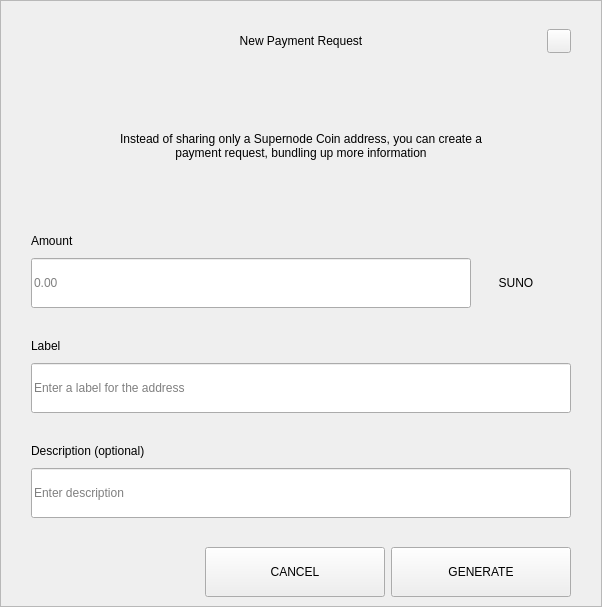
<?xml version="1.0" encoding="UTF-8"?>
<ui version="4.0">
 <class>RequestDialog</class>
 <widget class="QDialog" name="RequestDialog">
  <property name="geometry">
   <rect>
    <x>0</x>
    <y>0</y>
    <width>602</width>
    <height>607</height>
   </rect>
  </property>
  <property name="windowTitle">
   <string>Dialog</string>
  </property>
  <layout class="QVBoxLayout" name="verticalLayout_5">
   <property name="spacing">
    <number>0</number>
   </property>
   <property name="leftMargin">
    <number>0</number>
   </property>
   <property name="topMargin">
    <number>0</number>
   </property>
   <property name="rightMargin">
    <number>0</number>
   </property>
   <property name="bottomMargin">
    <number>0</number>
   </property>
   <item>
    <widget class="QFrame" name="frame">
     <property name="styleSheet">
      <string notr="true"/>
     </property>
     <property name="frameShape">
      <enum>QFrame::StyledPanel</enum>
     </property>
     <property name="frameShadow">
      <enum>QFrame::Raised</enum>
     </property>
     <layout class="QVBoxLayout" name="verticalLayout_4" stretch="1,0,0">
      <property name="spacing">
       <number>0</number>
      </property>
      <property name="leftMargin">
       <number>30</number>
      </property>
      <property name="topMargin">
       <number>20</number>
      </property>
      <property name="rightMargin">
       <number>30</number>
      </property>
      <property name="bottomMargin">
       <number>0</number>
      </property>
      <item>
       <layout class="QHBoxLayout" name="horizontalLayout_3">
        <property name="spacing">
         <number>0</number>
        </property>
        <item>
         <spacer name="horizontalSpacer_21">
          <property name="orientation">
           <enum>Qt::Horizontal</enum>
          </property>
          <property name="sizeHint" stdset="0">
           <size>
            <width>40</width>
            <height>20</height>
           </size>
          </property>
         </spacer>
        </item>
        <item>
         <widget class="QLabel" name="labelTitle">
          <property name="minimumSize">
           <size>
            <width>0</width>
            <height>40</height>
           </size>
          </property>
          <property name="maximumSize">
           <size>
            <width>16777215</width>
            <height>40</height>
           </size>
          </property>
          <property name="styleSheet">
           <string notr="true">padding-left:24px;</string>
          </property>
          <property name="text">
           <string>New Payment Request</string>
          </property>
          <property name="alignment">
           <set>Qt::AlignCenter</set>
          </property>
          <property name="margin">
           <number>7</number>
          </property>
         </widget>
        </item>
        <item>
         <spacer name="horizontalSpacer">
          <property name="orientation">
           <enum>Qt::Horizontal</enum>
          </property>
          <property name="sizeHint" stdset="0">
           <size>
            <width>40</width>
            <height>20</height>
           </size>
          </property>
         </spacer>
        </item>
        <item>
         <widget class="QPushButton" name="btnEsc">
          <property name="minimumSize">
           <size>
            <width>24</width>
            <height>24</height>
           </size>
          </property>
          <property name="maximumSize">
           <size>
            <width>24</width>
            <height>24</height>
           </size>
          </property>
          <property name="focusPolicy">
           <enum>Qt::NoFocus</enum>
          </property>
          <property name="text">
           <string/>
          </property>
         </widget>
        </item>
       </layout>
      </item>
      <item>
       <widget class="QStackedWidget" name="stack">
        <property name="minimumSize">
         <size>
          <width>540</width>
          <height>0</height>
         </size>
        </property>
        <property name="maximumSize">
         <size>
          <width>540</width>
          <height>16777215</height>
         </size>
        </property>
        <property name="currentIndex">
         <number>0</number>
        </property>
        <widget class="QWidget" name="page_1">
         <property name="minimumSize">
          <size>
           <width>540</width>
           <height>0</height>
          </size>
         </property>
         <property name="maximumSize">
          <size>
           <width>540</width>
           <height>16777215</height>
          </size>
         </property>
         <layout class="QVBoxLayout" name="layout1">
          <property name="spacing">
           <number>0</number>
          </property>
          <property name="leftMargin">
           <number>0</number>
          </property>
          <property name="topMargin">
           <number>0</number>
          </property>
          <property name="rightMargin">
           <number>0</number>
          </property>
          <property name="bottomMargin">
           <number>0</number>
          </property>
          <item>
           <spacer name="verticalSpacer_21">
            <property name="orientation">
             <enum>Qt::Vertical</enum>
            </property>
            <property name="sizeType">
             <enum>QSizePolicy::Fixed</enum>
            </property>
            <property name="sizeHint" stdset="0">
             <size>
              <width>20</width>
              <height>30</height>
             </size>
            </property>
           </spacer>
          </item>
          <item alignment="Qt::AlignHCenter">
           <widget class="QLabel" name="labelMessage">
            <property name="minimumSize">
             <size>
              <width>400</width>
              <height>50</height>
             </size>
            </property>
            <property name="text">
             <string>Instead of sharing only a Supernode Coin address, you can create a payment request, bundling up more information</string>
            </property>
            <property name="alignment">
             <set>Qt::AlignCenter</set>
            </property>
            <property name="wordWrap">
             <bool>true</bool>
            </property>
           </widget>
          </item>
          <item alignment="Qt::AlignBottom">
           <widget class="QWidget" name="containerAmount" native="true">
            <layout class="QVBoxLayout" name="verticalLayout">
             <property name="spacing">
              <number>9</number>
             </property>
             <property name="leftMargin">
              <number>0</number>
             </property>
             <property name="topMargin">
              <number>0</number>
             </property>
             <property name="rightMargin">
              <number>0</number>
             </property>
             <property name="bottomMargin">
              <number>0</number>
             </property>
             <item>
              <widget class="QLabel" name="labelSubtitleAmount">
               <property name="minimumSize">
                <size>
                 <width>350</width>
                 <height>16</height>
                </size>
               </property>
               <property name="maximumSize">
                <size>
                 <width>16777215</width>
                 <height>16</height>
                </size>
               </property>
               <property name="text">
                <string>Amount</string>
               </property>
              </widget>
             </item>
             <item alignment="Qt::AlignTop">
              <widget class="QWidget" name="layoutAmount" native="true">
               <layout class="QHBoxLayout" name="horizontalLayout" stretch="2,0">
                <property name="spacing">
                 <number>0</number>
                </property>
                <property name="leftMargin">
                 <number>0</number>
                </property>
                <property name="topMargin">
                 <number>0</number>
                </property>
                <property name="rightMargin">
                 <number>0</number>
                </property>
                <property name="bottomMargin">
                 <number>0</number>
                </property>
                <item>
                 <widget class="QLineEdit" name="lineEditAmount">
                  <property name="minimumSize">
                   <size>
                    <width>0</width>
                    <height>50</height>
                   </size>
                  </property>
                  <property name="maximumSize">
                   <size>
                    <width>16777215</width>
                    <height>50</height>
                   </size>
                  </property>
                  <property name="placeholderText">
                   <string notr="true">0.00</string>
                  </property>
                 </widget>
                </item>
                <item>
                 <widget class="QWidget" name="comboContainer" native="true">
                  <property name="minimumSize">
                   <size>
                    <width>100</width>
                    <height>50</height>
                   </size>
                  </property>
                  <property name="maximumSize">
                   <size>
                    <width>16777215</width>
                    <height>50</height>
                   </size>
                  </property>
                  <layout class="QHBoxLayout" name="horizontalLayout_31">
                   <property name="spacing">
                    <number>0</number>
                   </property>
                   <property name="leftMargin">
                    <number>0</number>
                   </property>
                   <property name="topMargin">
                    <number>0</number>
                   </property>
                   <property name="rightMargin">
                    <number>10</number>
                   </property>
                   <property name="bottomMargin">
                    <number>0</number>
                   </property>
                   <item>
                    <widget class="QLabel" name="comboBoxCoin">
                     <property name="text">
                      <string>SUNO</string>
                     </property>
                     <property name="alignment">
                      <set>Qt::AlignCenter</set>
                     </property>
                    </widget>
                   </item>
                  </layout>
                 </widget>
                </item>
               </layout>
              </widget>
             </item>
            </layout>
           </widget>
          </item>
          <item>
           <spacer name="verticalSpacer_31">
            <property name="orientation">
             <enum>Qt::Vertical</enum>
            </property>
            <property name="sizeType">
             <enum>QSizePolicy::Fixed</enum>
            </property>
            <property name="sizeHint" stdset="0">
             <size>
              <width>20</width>
              <height>30</height>
             </size>
            </property>
           </spacer>
          </item>
          <item>
           <layout class="QVBoxLayout" name="verticalLayoutLabel">
            <property name="spacing">
             <number>9</number>
            </property>
            <item>
             <widget class="QLabel" name="labelSubtitleLabel">
              <property name="minimumSize">
               <size>
                <width>0</width>
                <height>16</height>
               </size>
              </property>
              <property name="maximumSize">
               <size>
                <width>16777215</width>
                <height>16</height>
               </size>
              </property>
              <property name="text">
               <string>Label</string>
              </property>
             </widget>
            </item>
            <item>
             <widget class="QLineEdit" name="lineEditLabel">
              <property name="minimumSize">
               <size>
                <width>0</width>
                <height>50</height>
               </size>
              </property>
              <property name="maximumSize">
               <size>
                <width>16777215</width>
                <height>50</height>
               </size>
              </property>
              <property name="placeholderText">
               <string>Enter a label for the address</string>
              </property>
             </widget>
            </item>
           </layout>
          </item>
          <item>
           <spacer name="verticalSpacer_34">
            <property name="orientation">
             <enum>Qt::Vertical</enum>
            </property>
            <property name="sizeType">
             <enum>QSizePolicy::Fixed</enum>
            </property>
            <property name="sizeHint" stdset="0">
             <size>
              <width>20</width>
              <height>30</height>
             </size>
            </property>
           </spacer>
          </item>
          <item>
           <layout class="QVBoxLayout" name="verticalLayoutDescription">
            <property name="spacing">
             <number>9</number>
            </property>
            <item>
             <widget class="QLabel" name="labelSubtitleDescription">
              <property name="minimumSize">
               <size>
                <width>0</width>
                <height>16</height>
               </size>
              </property>
              <property name="maximumSize">
               <size>
                <width>16777215</width>
                <height>16</height>
               </size>
              </property>
              <property name="text">
               <string>Description (optional)</string>
              </property>
             </widget>
            </item>
            <item>
             <widget class="QLineEdit" name="lineEditDescription">
              <property name="minimumSize">
               <size>
                <width>0</width>
                <height>50</height>
               </size>
              </property>
              <property name="maximumSize">
               <size>
                <width>16777215</width>
                <height>50</height>
               </size>
              </property>
              <property name="placeholderText">
               <string>Enter description</string>
              </property>
             </widget>
            </item>
            <item>
             <spacer name="verticalSpacer_4">
              <property name="orientation">
               <enum>Qt::Vertical</enum>
              </property>
              <property name="sizeType">
               <enum>QSizePolicy::Fixed</enum>
              </property>
              <property name="sizeHint" stdset="0">
               <size>
                <width>20</width>
                <height>20</height>
               </size>
              </property>
             </spacer>
            </item>
           </layout>
          </item>
         </layout>
        </widget>
        <widget class="QWidget" name="page_2">
         <layout class="QVBoxLayout" name="layout2">
          <item>
           <spacer name="verticalSpacer_5">
            <property name="orientation">
             <enum>Qt::Vertical</enum>
            </property>
            <property name="sizeType">
             <enum>QSizePolicy::Fixed</enum>
            </property>
            <property name="sizeHint" stdset="0">
             <size>
              <width>20</width>
              <height>50</height>
             </size>
            </property>
           </spacer>
          </item>
          <item alignment="Qt::AlignHCenter">
           <widget class="QLabel" name="labelQrImg">
            <property name="minimumSize">
             <size>
              <width>260</width>
              <height>260</height>
             </size>
            </property>
            <property name="maximumSize">
             <size>
              <width>260</width>
              <height>260</height>
             </size>
            </property>
            <property name="text">
             <string/>
            </property>
            <property name="alignment">
             <set>Qt::AlignCenter</set>
            </property>
           </widget>
          </item>
          <item>
           <spacer name="verticalSpacer_2">
            <property name="orientation">
             <enum>Qt::Vertical</enum>
            </property>
            <property name="sizeType">
             <enum>QSizePolicy::Fixed</enum>
            </property>
            <property name="sizeHint" stdset="0">
             <size>
              <width>20</width>
              <height>30</height>
             </size>
            </property>
           </spacer>
          </item>
          <item alignment="Qt::AlignHCenter">
           <widget class="QLabel" name="labelAddress">
            <property name="text">
             <string>SdrsMPGnacSnJrYgvPpA4JuiQKmBUkqvPN </string>
            </property>
           </widget>
          </item>
          <item>
           <spacer name="verticalSpacer_32">
            <property name="orientation">
             <enum>Qt::Vertical</enum>
            </property>
            <property name="sizeType">
             <enum>QSizePolicy::Expanding</enum>
            </property>
            <property name="sizeHint" stdset="0">
             <size>
              <width>20</width>
              <height>20</height>
             </size>
            </property>
           </spacer>
          </item>
          <item>
           <layout class="QHBoxLayout" name="horizontal">
            <property name="leftMargin">
             <number>20</number>
            </property>
            <property name="rightMargin">
             <number>20</number>
            </property>
            <property name="bottomMargin">
             <number>20</number>
            </property>
            <item>
             <spacer name="horizontalSpacer_4">
              <property name="orientation">
               <enum>Qt::Horizontal</enum>
              </property>
              <property name="sizeHint" stdset="0">
               <size>
                <width>40</width>
                <height>20</height>
               </size>
              </property>
             </spacer>
            </item>
            <item>
             <widget class="QPushButton" name="btnCopyAddress">
              <property name="minimumSize">
               <size>
                <width>180</width>
                <height>50</height>
               </size>
              </property>
              <property name="text">
               <string>COPY ADDRESS</string>
              </property>
             </widget>
            </item>
            <item>
             <widget class="QPushButton" name="btnCopyUrl">
              <property name="minimumSize">
               <size>
                <width>180</width>
                <height>50</height>
               </size>
              </property>
              <property name="text">
               <string>COPY URL</string>
              </property>
             </widget>
            </item>
            <item>
             <spacer name="horizontalSpacer_2">
              <property name="orientation">
               <enum>Qt::Horizontal</enum>
              </property>
              <property name="sizeHint" stdset="0">
               <size>
                <width>40</width>
                <height>20</height>
               </size>
              </property>
             </spacer>
            </item>
           </layout>
          </item>
         </layout>
        </widget>
       </widget>
      </item>
      <item>
       <widget class="QWidget" name="buttonsStack" native="true">
        <layout class="QHBoxLayout" name="horizontalLayout_5">
         <property name="leftMargin">
          <number>20</number>
         </property>
         <property name="rightMargin">
          <number>0</number>
         </property>
         <item>
          <spacer name="horizontalSpacer_41">
           <property name="orientation">
            <enum>Qt::Horizontal</enum>
           </property>
           <property name="sizeHint" stdset="0">
            <size>
             <width>40</width>
             <height>20</height>
            </size>
           </property>
          </spacer>
         </item>
         <item>
          <widget class="QPushButton" name="btnCancel">
           <property name="minimumSize">
            <size>
             <width>180</width>
             <height>50</height>
            </size>
           </property>
           <property name="focusPolicy">
            <enum>Qt::NoFocus</enum>
           </property>
           <property name="text">
            <string>CANCEL</string>
           </property>
          </widget>
         </item>
         <item>
          <widget class="QPushButton" name="btnSave">
           <property name="minimumSize">
            <size>
             <width>180</width>
             <height>50</height>
            </size>
           </property>
           <property name="focusPolicy">
            <enum>Qt::NoFocus</enum>
           </property>
           <property name="text">
            <string>GENERATE</string>
           </property>
          </widget>
         </item>
        </layout>
       </widget>
      </item>
     </layout>
    </widget>
   </item>
  </layout>
 </widget>
 <resources/>
 <connections/>
</ui>
